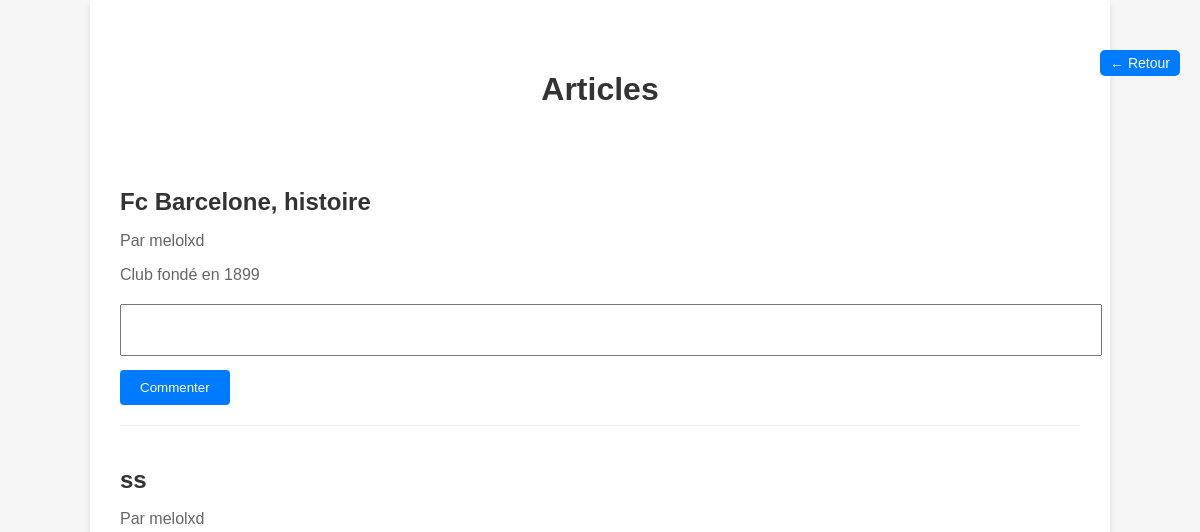
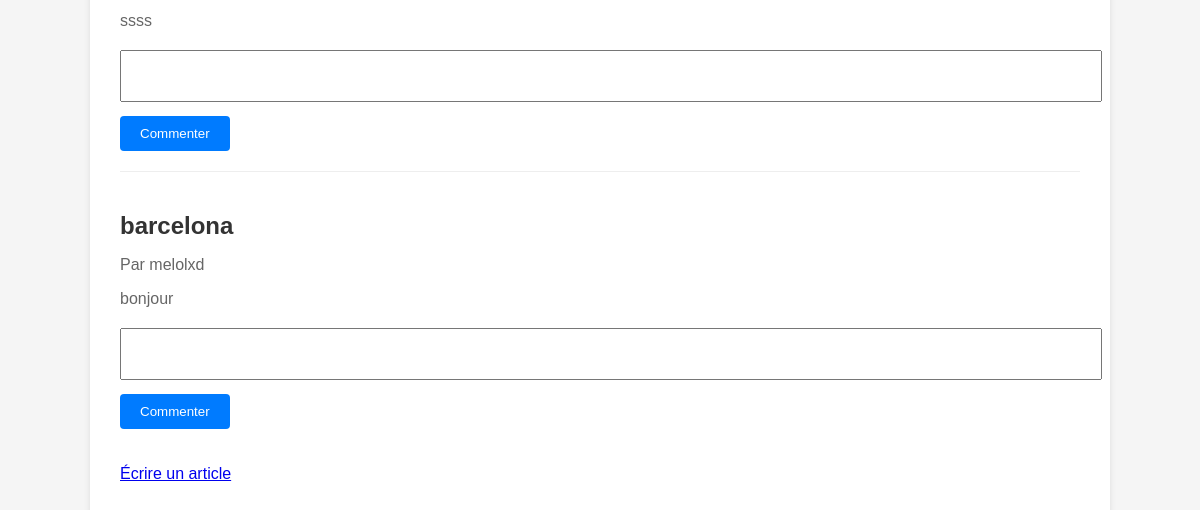
/articles, run on an earlier commit of the app's database (2 pictures, top to bottom).
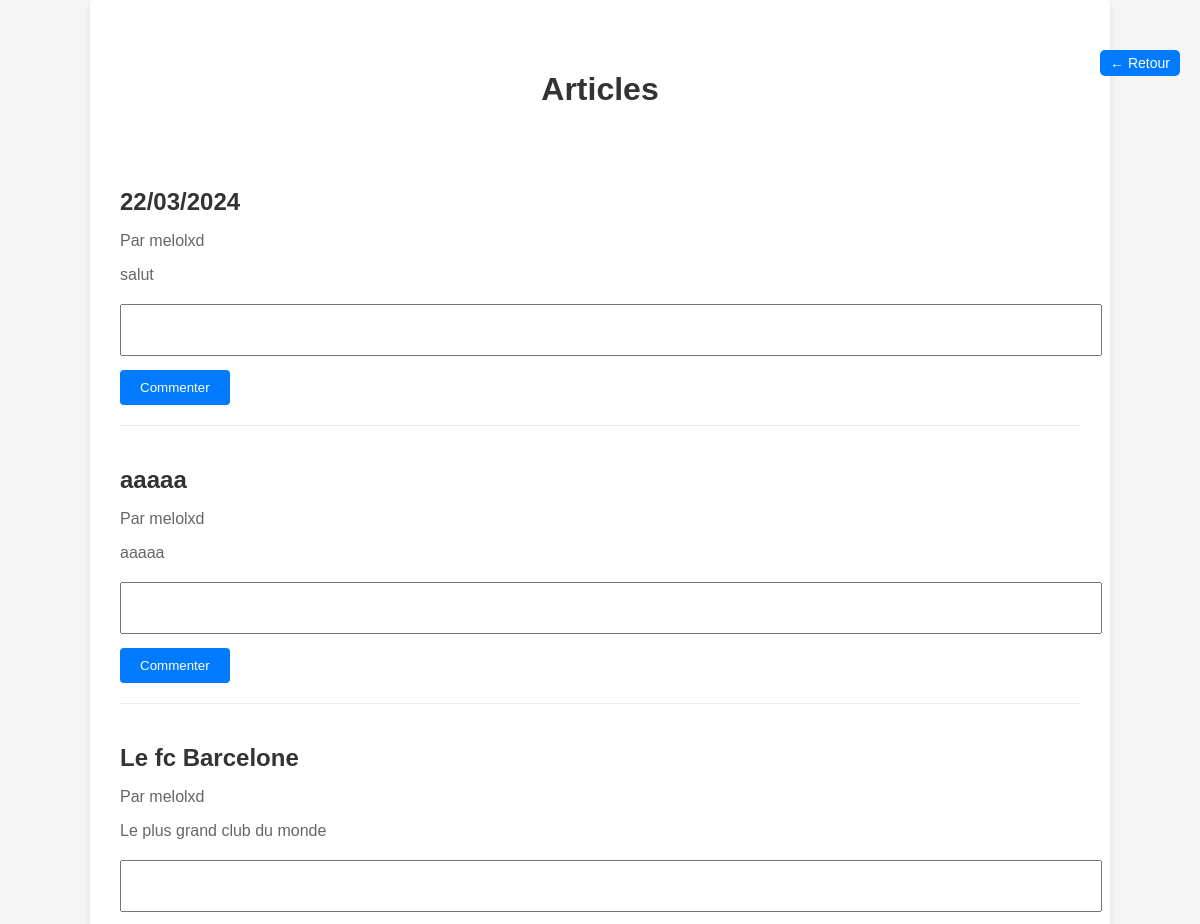
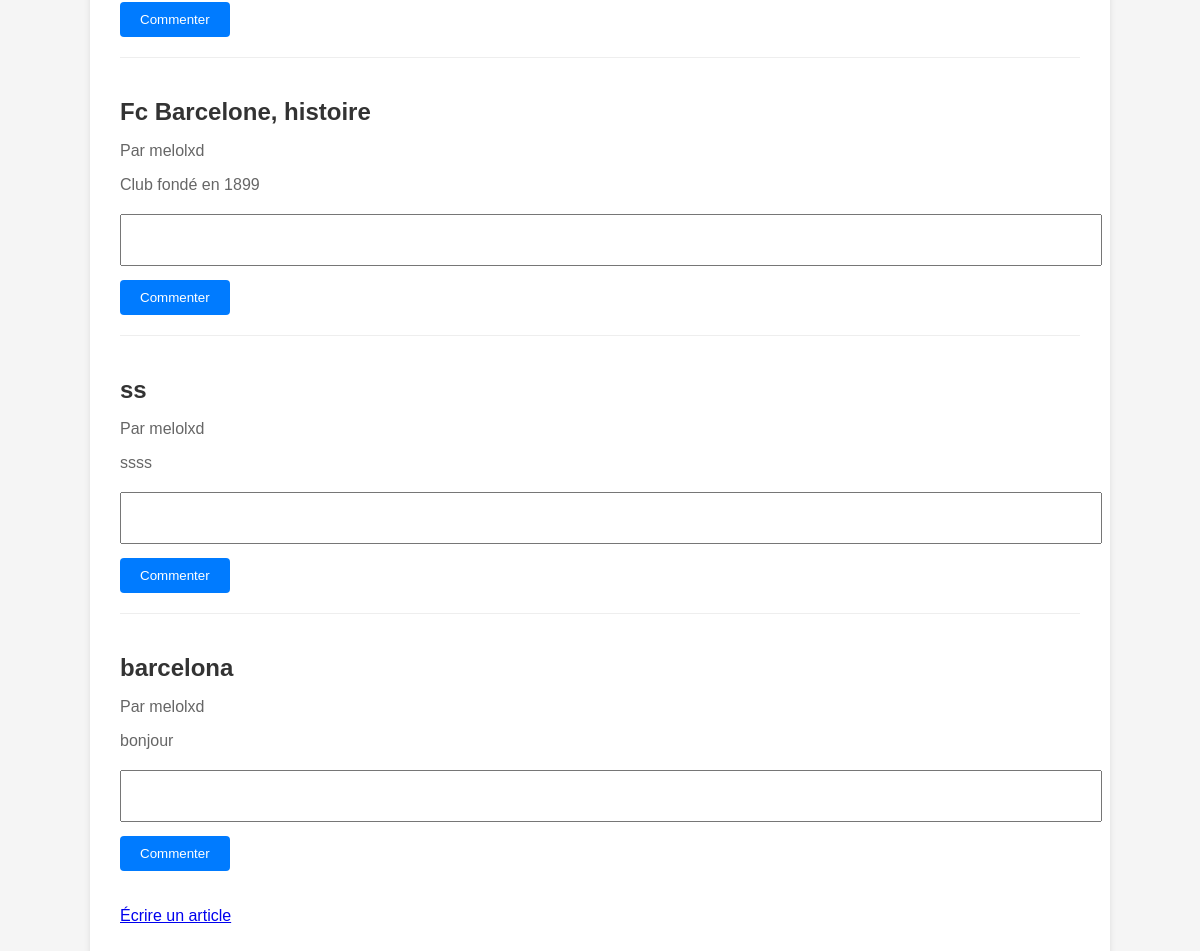
And on a later commit of the database (2 pictures, top to bottom).
### tables this page shows
CREATE TABLE articles (
    id INTEGER PRIMARY KEY AUTOINCREMENT,
    title TEXT NOT NULL,
    content TEXT NOT NULL,
    author_id INTEGER NOT NULL,
    created_at TIMESTAMP DEFAULT CURRENT_TIMESTAMP,
    FOREIGN KEY (author_id) REFERENCES users (id)
);

CREATE TABLE users (
    id INTEGER PRIMARY KEY AUTOINCREMENT,
    email TEXT NOT NULL UNIQUE,
    username TEXT NOT NULL UNIQUE,
    password_hash TEXT NOT NULL
);

### code.py (the view)
@app.route('/articles')
def articles():
    conn = sqlite3.connect('mydatabase.db')
    cursor = conn.cursor()
    cursor.execute('''
        SELECT articles.id, articles.title, articles.content, users.username
        FROM articles
        INNER JOIN users ON articles.author_id = users.id
        ORDER BY articles.created_at DESC
    ''')
    articles = cursor.fetchall()
    conn.close()
    return render_template('articles.html', articles=articles)

### templates/articles.html (shortened to what this page needs)
<!DOCTYPE html>
<html lang="fr">
<head>
</head>
<body>
    <div class="container">
        <h1>Articles</h1>
        <ul>
            {% for article in articles %}
                <li>
                    <h2>{{ article[1] }}</h2>
                    <p>Par {{ article[3] }}</p>
                    <p>{{ article[2] }}</p>
                    <form method="post" action="/articles/{{ article[0] }}/comments">
                        <textarea name="content" required></textarea>
                        <input type="submit" value="Commenter">
                    </form>
                </li>
            {% endfor %}
        </ul>
        <a href="/write-article" class="button">Écrire un article</a>
    </div>
    {% include 'back.html' %}
</body>
</html>

What changed in the data, as far as the page shows it:
added articles: title "22/03/2024", username "melolxd", content "salut"
added articles: title "aaaaa", username "melolxd", content "aaaaa"
added articles: title "Le fc Barcelone", username "melolxd", content "Le plus grand club du monde"
